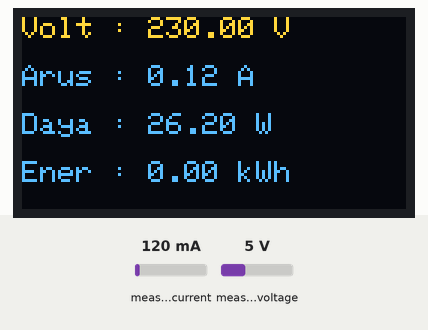
Bench run of a sketch on a simulated ESP32. Parts: 128×64 one-colour display. The inputs (shaded band) are chosen by the test bench; at power-on: measured current 120 mA, measured voltage 5 V. The OLED is the two-colour kind (top 16 rows yellow); what the sketch prints to the serial monitor is not drawn.

Above: at 3.2 s.
3.3 s: measured current set to 40 mA
At 5.2 s:
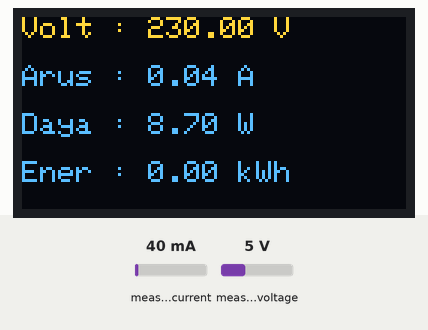
5.7 s: measured voltage set to 0.3 V
At 7.5 s:
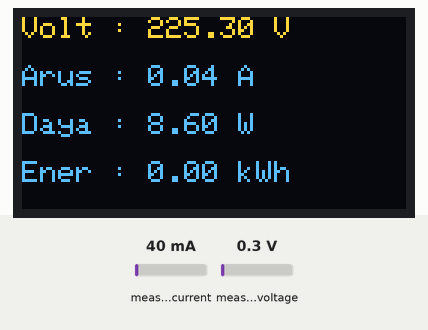
7.8 s: measured current set to 500 mA
At 9.2 s:
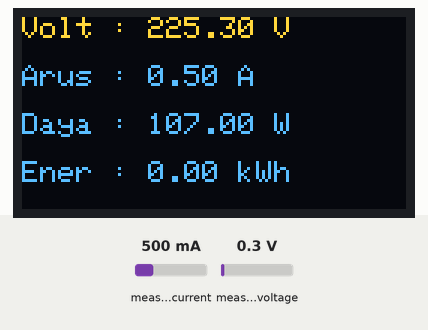
9.9 s: measured voltage set to 3.8 V
At 11.8 s:
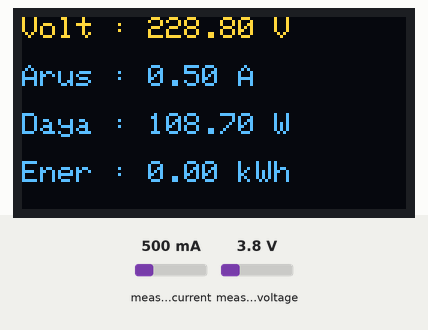
Timing chart, 0 to 13.0 s (numbered marks = the images above; inputs shaded):
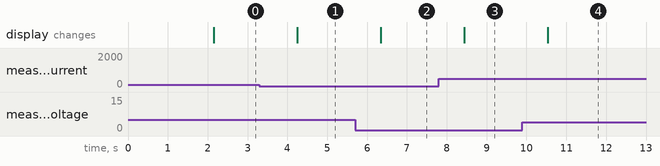

Measured:
- after the input at 3.3 s, the display: changes after 0.95 s (image 1)
- after the input at 5.7 s, the display: changes after 0.64 s (image 2)
- after the input at 7.8 s, the display: changes after 0.64 s (image 3)
- after the input at 9.9 s, the display: changes after 0.63 s (image 4)

The sketch:

Monitoring_Energy.ino
```cpp
#include <Wire.h>
#include <Adafruit_GFX.h>
#include <Adafruit_SSD1306.h>
#include <PZEM004Tv30.h>

// ================= OLED =================
#define SCREEN_WIDTH 128
#define SCREEN_HEIGHT 64

Adafruit_SSD1306 display(SCREEN_WIDTH, SCREEN_HEIGHT, &Wire, -1);

// ================= PZEM =================
// RX2 = GPIO16
// TX2 = GPIO17

HardwareSerial pzemSerial(2);
PZEM004Tv30 pzem(pzemSerial, 16, 17);

void setup() {

  Serial.begin(115200);

  // ================= OLED =================
  if(!display.begin(SSD1306_SWITCHCAPVCC, 0x3C)) {
    Serial.println("OLED gagal");
    while (true);
  }

  display.clearDisplay();
  display.setTextColor(WHITE);

  // ================= UART PZEM =================
  pzemSerial.begin(9600, SERIAL_8N1, 16, 17);

  // Tampilan awal
  display.setTextSize(2);
  display.setCursor(10, 20);
  display.println("PZEM OK");
  display.display();

  delay(2000);
}

void loop() {

  // ================= BACA DATA =================
  float voltage = pzem.voltage();
  float current = pzem.current();
  float power   = pzem.power();
  float energy  = pzem.energy();

  // ================= SERIAL MONITOR =================
  Serial.println("===== DATA PZEM =====");

  Serial.print("Tegangan : ");
  Serial.print(voltage);
  Serial.println(" V");

  Serial.print("Arus     : ");
  Serial.print(current);
  Serial.println(" A");

  Serial.print("Daya     : ");
  Serial.print(power);
  Serial.println(" W");

  Serial.print("Energi   : ");
  Serial.print(energy);
  Serial.println(" kWh");

  Serial.println("=====================");
  Serial.println();

  // ================= OLED =================
  display.clearDisplay();

  display.setTextSize(1);

  display.setCursor(0,0);
  display.print("Volt : ");
  display.print(voltage);
  display.println(" V");

  display.setCursor(0,16);
  display.print("Arus : ");
  display.print(current);
  display.println(" A");

  display.setCursor(0,32);
  display.print("Daya : ");
  display.print(power);
  display.println(" W");

  display.setCursor(0,48);
  display.print("Ener : ");
  display.print(energy);
  display.println(" kWh");

  display.display();

  delay(2000);
}
```
